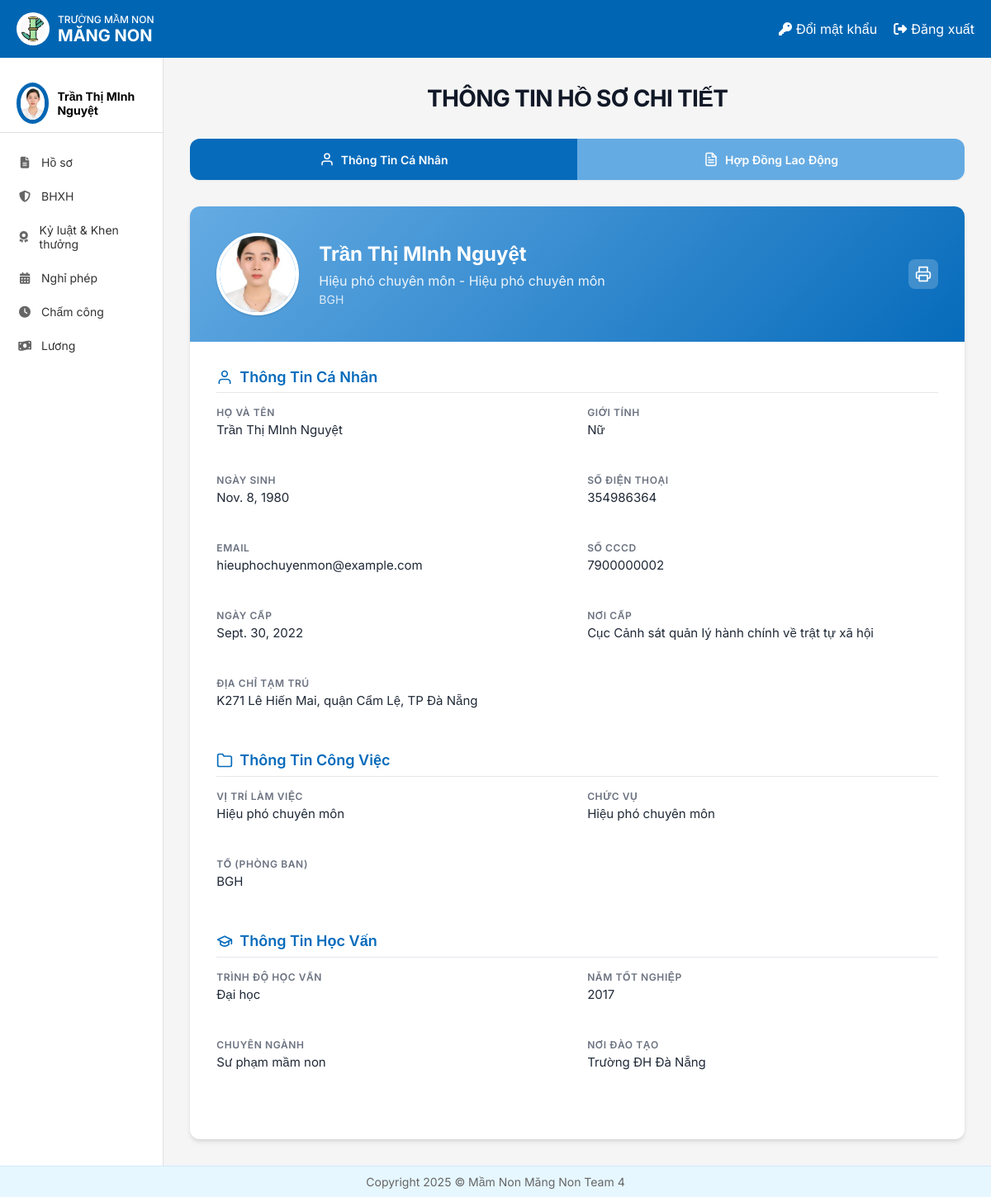
Page /nvhosochitiet/ (signed in) on the earlier database version.
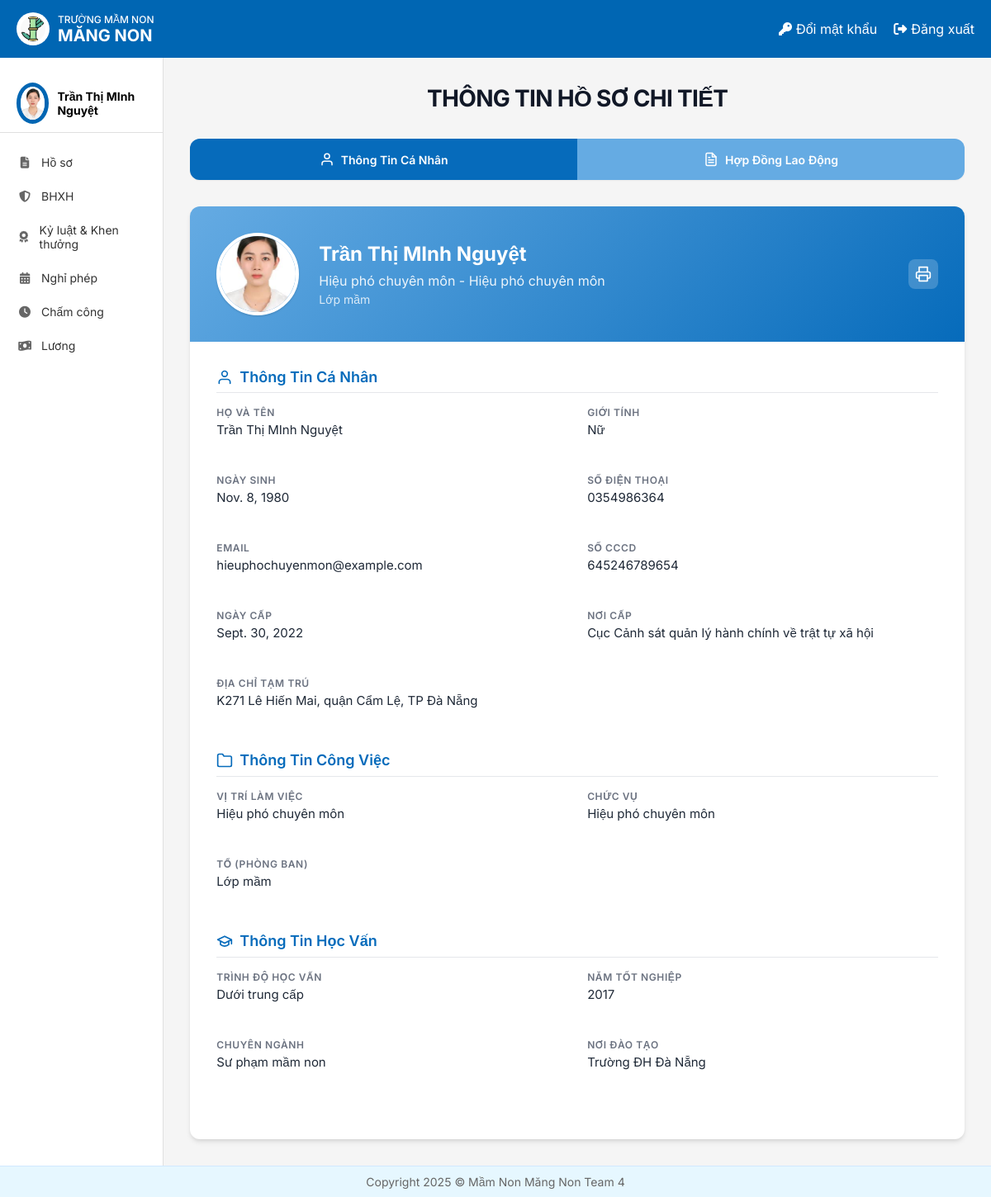
Same page on the later database version.
### HOME/models.py (models this page shows, shortened)
class NhanVien(models.Model):
 user = models.OneToOneField(User, on_delete=models.CASCADE, unique=True, null=False, related_name='nhanvien_home')
 ten_nv = models.CharField(max_length=100)
 anh_ca_nhan = models.ImageField(upload_to='nhanvien/', null=True, blank=True)
 gioi_tinh = models.CharField(max_length=10, choices=[('2', 'Nam'), ('1', 'Nữ')],default='1')
 ngay_sinh = models.DateField(null=True)
 vi_tri_cong_viec = models.CharField(max_length=100, blank=True, null=True)
 to_phong_ban = models.CharField(max_length=50, choices=TO_PHONG_BAN_CHOICES)
 trinh_do_hoc_van = models.CharField(max_length=50, choices=TRINH_DO_HOC_VAN_CHOICES)
 chuyen_nganh = models.CharField(max_length=100, null=True)
 noi_dao_tao = models.CharField(max_length=100)
 nam_tn = models.IntegerField(null=True)
 ngay_cap = models.DateField(null=True)
 noi_cap = models.CharField(max_length=100)
 dia_chi_tam_tru = models.TextField(null=True)
 chuc_vu = models.CharField(max_length=150, null=True)
 so_dien_thoai = models.CharField(
     max_length=10,
     unique=True)
 email = models.EmailField(unique=True, max_length=50, null=True)
 so_cccd = models.CharField(
     max_length=12,
     unique=True
 )
 phu_caps = models.ManyToManyField(PhuCap, through='PhuCapNhanVien',blank=True)
 class Meta:
     db_table = 'HOME_nhanvien'

### HoSo/views.py (the view)
# urls.py: path('nvhosochitiet/', nv_hosochitiet, name="NVXemHoSo"),
@login_required
def nv_hosochitiet(request):
    nhan_vien = get_object_or_404(NhanVien, user=request.user)
    hop_dong = HopDongLaoDong.objects.filter(nhan_vien=nhan_vien).first()
    context = {
        'nhan_vien': nhan_vien,
        'hop_dong': hop_dong,
    }
    return render(request, 'HoSo/nv_hosochitiet.html', context)

### templates/HoSo/nv_hosochitiet.html (shortened to what this page needs)
{% extends "home.html" %}
{% load static %}
{% block page_background %}
<div class="profile-page">
  <div class="page-header">
    <h1 class="page-title">THÔNG TIN HỒ SƠ CHI TIẾT</h1>
  </div>
  <div class="tab-navigation">
    <a href="{% url 'NVXemHoSo' %}" class="tab-link active">
      <svg class="tab-icon" viewBox="0 0 24 24" fill="none" stroke="currentColor" stroke-width="2" stroke-linecap="round" stroke-linejoin="round">
        <path d="M20 21v-2a4 4 0 0 0-4-4H8a4 4 0 0 0-4 4v2"></path>
        <circle cx="12" cy="7" r="4"></circle>
      </svg>
      Thông Tin Cá Nhân
    </a>
    <a href="{% url 'NVXemHoSoHDLD' %}" class="tab-link inactive">
      Hợp Đồng Lao Động
    </a>
  </div>
  <div class="profile-card">
    <div class="profile-header">
      <img src="{{ nhan_vien.anh_ca_nhan }}" alt="Ảnh cá nhân" class="profile-avatar">
      <div class="profile-info">
        <h2 class="profile-name">{{ nhan_vien.ten_nv }}</h2>
        <p class="profile-position">{{ nhan_vien.vi_tri_cong_viec }} - {{ nhan_vien.chuc_vu }}</p>
        <p class="profile-department">{{ nhan_vien.to_phong_ban }}</p>
      </div>
      <div class="profile-actions">
        <button class="action-button" title="In hồ sơ" onclick="window.print()">
        </button>
      </div>
    </div>
    <div class="profile-content">
      <div class="profile-section">
        <h3 class="section-title">
          <svg class="section-icon" viewBox="0 0 24 24" fill="none" stroke="currentColor" stroke-width="2" stroke-linecap="round" stroke-linejoin="round">
            <path d="M20 21v-2a4 4 0 0 0-4-4H8a4 4 0 0 0-4 4v2"></path>
            <circle cx="12" cy="7" r="4"></circle>
          </svg>
          Thông Tin Cá Nhân
        </h3>
        <div class="profile-grid">
          <div class="profile-field">
            <div class="field-label">Họ và tên</div>
            <div class="field-value">{{ nhan_vien.ten_nv }}</div>
          </div>
          <div class="profile-field">
            <div class="field-label">Giới tính</div>
            <div class="field-value">{{ nhan_vien.get_gioi_tinh_display }}</div>
          </div>
          <div class="profile-field">
            <div class="field-label">Ngày sinh</div>
            <div class="field-value">{{ nhan_vien.ngay_sinh }}</div>
          </div>
          <div class="profile-field">
            <div class="field-label">Số điện thoại</div>
            <div class="field-value">{{ nhan_vien.so_dien_thoai }}</div>
          </div>
          <div class="profile-field">
            <div class="field-label">Email</div>
            <div class="field-value">{{ nhan_vien.email }}</div>
          </div>
          <div class="profile-field">
            <div class="field-label">Số CCCD</div>
            <div class="field-value">{{ nhan_vien.so_cccd }}</div>
          </div>
          <div class="profile-field">
            <div class="field-label">Ngày cấp</div>
            <div class="field-value">{{ nhan_vien.ngay_cap }}</div>
          </div>
          <div class="profile-field">
            <div class="field-label">Nơi cấp</div>
            <div class="field-value">{{ nhan_vien.noi_cap }}</div>
          </div>
          <div class="profile-field" style="grid-column: 1 / -1;">
            <div class="field-label">Địa chỉ tạm trú</div>
            <div class="field-value">{{ nhan_vien.dia_chi_tam_tru }}</div>
          </div>
        </div>
      </div>
      <div class="profile-section">
        <h3 class="section-title">
          <svg class="section-icon" viewBox="0 0 24 24" fill="none" stroke="currentColor" stroke-width="2" stroke-linecap="round" stroke-linejoin="round">
            <path d="M22 19a2 2 0 0 1-2 2H4a2 2 0 0 1-2-2V5a2 2 0 0 1 2-2h5l2 3h9a2 2 0 0 1 2 2z"></path>
          </svg>
          Thông Tin Công Việc
        </h3>
        <div class="profile-grid">
          <div class="profile-field">
            <div class="field-label">Vị trí làm việc</div>
            <div class="field-value">{{ nhan_vien.vi_tri_cong_viec }}</div>
          </div>
          <div class="profile-field">
            <div class="field-label">Chức vụ</div>
            <div class="field-value">{{ nhan_vien.chuc_vu }}</div>
          </div>
          <div class="profile-field">
            <div class="field-label">Tổ (Phòng ban)</div>
            <div class="field-value">{{ nhan_vien.to_phong_ban }}</div>
          </div>
        </div>
      </div>
      <div class="profile-section">
        <h3 class="section-title">
          <svg class="section-icon" viewBox="0 0 24 24" fill="none" stroke="currentColor" stroke-width="2" stroke-linecap="round" stroke-linejoin="round">
            <path d="M22 10v6M2 10l10-5 10 5-10 5z"></path>
            <path d="M6 12v5c3 3 9 3 12 0v-5"></path>
          </svg>
          Thông Tin Học Vấn
        </h3>
        <div class="profile-grid">
          <div class="profile-field">
            <div class="field-label">Trình độ học vấn</div>
            <div class="field-value">{{ nhan_vien.trinh_do_hoc_van }}</div>
          </div>
          <div class="profile-field">
            <div class="field-label">Năm tốt nghiệp</div>
            <div class="field-value">{{ nhan_vien.nam_tn }}</div>
          </div>
          <div class="profile-field">
            <div class="field-label">Chuyên ngành</div>
            <div class="field-value">{{ nhan_vien.chuyen_nganh }}</div>
          </div>
          <div class="profile-field">
            <div class="field-label">Nơi đào tạo</div>
            <div class="field-value">{{ nhan_vien.noi_dao_tao }}</div>
          </div>
        </div>
      </div>
    </div>
  </div>
</div>
<link rel="stylesheet" href="{% static 'css/NV_hosochitiet.css' %}">
{% endblock %}

### templates/home.html (shortened to what this page needs)
<!DOCTYPE html>
{% load static %}
<html lang="vi">
<head>
    <link rel="stylesheet" href="{% static 'css/style.css' %}">
    <link rel="stylesheet" href="https://cdnjs.cloudflare.com/ajax/libs/font-awesome/6.4.0/css/all.min.css">
</head>
<body>
    <div class="container">
        <header class="header">
            <div class="logo-container">
                <img src="{% static 'images/logo.jpg' %}" alt="Logo" class="logo-img">
                <div class="logo-text">
                    <div class="school-type">TRƯỜNG MẦM NON</div>
                    <div class="school-name"><b>MĂNG NON</b></div>
                </div>
            </div>
            <div class="header-actions">
                <a href="#" class="header-link">
                    <i class="fas fa-key"></i> Đổi mật khẩu
                </a>
                <a href="{% url 'logout' %}" class="header-link">
                    <i class="fas fa-sign-out-alt"></i> Đăng xuất
                </a>
            </div>
        </header>
        <div class="content">
            <aside class="sidebar">
                <div class="user-profile">
                    <div class="avatar">
                        <img src="{{ nhan_vien.anh_ca_nhan }}" alt="User Avatar">
                    </div>
                    <div class="user-info">
                        {% if request.user.is_authenticated %}
                            <div class="user-name">{{ nhan_vien.ten_nv }}</div>
                        {% endif %}
                    </div>
                </div>
                <nav class="sidebar-nav">
                    <a href="{% url 'NVXemHoSo' %}" class="nav-item"><i class="fas fa-file-alt"></i> Hồ sơ</a>
                    <a href="#" class="nav-item"><i class="fas fa-shield-alt"></i> BHXH</a>
                    <a href="#" class="nav-item"><i class="fas fa-award"></i> Kỷ luật & Khen thưởng</a>
                    <a href="{% url 'DanhSachNP_redirect' %}" class="nav-item"><i class="fas fa-calendar-alt"></i> Nghỉ phép</a>
                    <a href="{% url 'cham_cong' %}" class="nav-item"><i class="fas fa-clock"></i> Chấm công</a>
                    <a href="{% url 'chuyen_huong_luong' %}" class="nav-item"><i class="fas fa-money-bill-wave"></i> Lương</a>
                </nav>
            </aside>
            {% block page_background %}{% endblock %}
        </div>
        <footer class="footer">
            <p>Copyright 2025 © Mầm Non Măng Non Team 4</p>
        </footer>
    </div>
</body>
</html>

### static/css/style.css (style rules this page uses)
* { margin: 0; padding: 0; box-sizing: border-box; font-family: 'Inter', sans-serif; }
body { background-color: #f5f5f5; }
.container { display: flex; flex-direction: column; min-height: 100vh; }
.header { background-color: #0066b3; color: white; padding: 15px 20px; display: flex; justify-content: space-between; align-items: center; }
.logo-container { display: flex; align-items: center; }
.logo-img { width: 40px; height: 40px; margin-right: 10px; background-color: white; border-radius: 50%; padding: 5px; }
.logo-text { display: flex; flex-direction: column; }
.school-type { font-size: 12px; font-weight: 500; }
.school-name { font-size: 20px; font-weight: bold; }
.header-actions { display: flex; gap: 20px; }
.header-link { color: white; text-decoration: none; display: flex; align-items: center; gap: 5px; }
.content { display: flex; flex: 1; }
.sidebar { width: 240px; background-color: white; border-right: 1px solid #e0e0e0; padding: 20px 0; }
.user-profile { display: flex; align-items: center; padding: 10px 20px; border-bottom: 1px solid #e0e0e0; margin-bottom: 15px; }
.avatar { width: 50px; height: 50px; border-radius: 50%; overflow: hidden; margin-right: 10px; border: 5px solid #0066b3; }
.avatar img { width: 100%; height: 100%; object-fit: cover; }
.user-info { display: flex; flex-direction: column; }
.user-name { font-weight: bold; font-size: 14px; }
.sidebar-nav { display: flex; flex-direction: column; }
.nav-item { padding: 12px 20px; color: #333; text-decoration: none; display: flex; align-items: center; gap: 10px; font-size: 14px; transition: background-color 0.2s; }
.nav-item i { width: 20px; text-align: center; color: #666; }
.footer { background-color: #e6f7ff; padding: 10px 20px; text-align: center; color: #666; font-size: 14px; border-top: 1px solid #d1e9ff; margin-top: auto; z-index: 2; }

Differences in the rows shown:
changed NhanVien "Trần Thị MInh Nguyệt": to_phong_ban "BGH" → "Lớp mầm"; so_dien_thoai "354986364" → "0354986364"; so_cccd "7900000002" → "645246789654"; trinh_do_hoc_van "Đại học" → "Dưới trung cấp"
